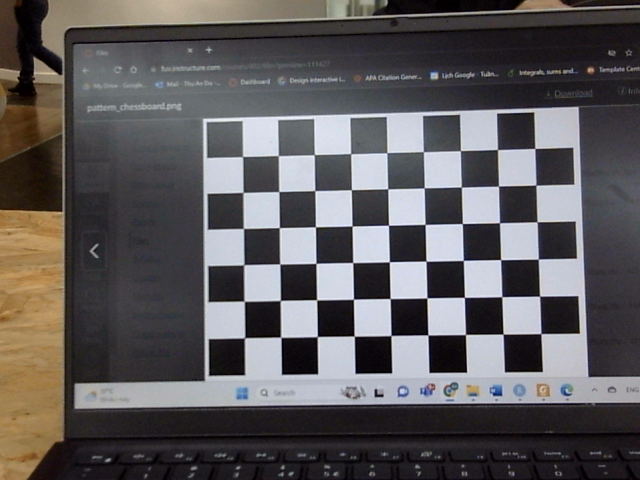
#> input picture images/stereoLeft/image/imageL2.png, 640 x 480 px
$ python disparity_map_demo.py
#> lines starting #> are read from the running program, lines starting #| are printed output that depends on the picture
import cv2
import numpy as np
import matplotlib.pyplot as plt
imgL = cv2.imread('./images/stereoLeft/image/imageL2.png', cv2.IMREAD_GRAYSCALE)
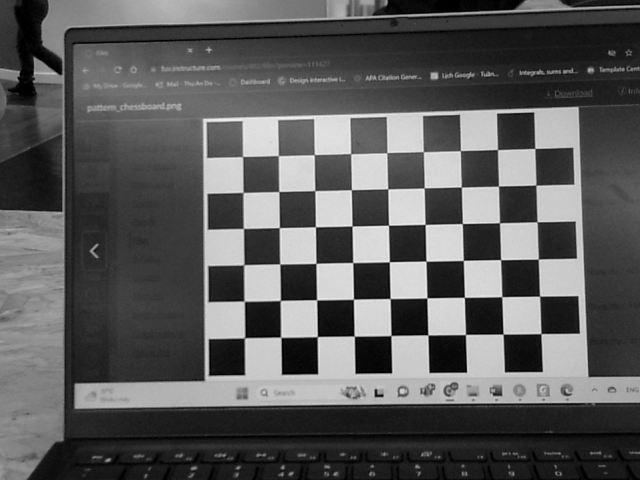
#> imgL: shape (480, 640); min 0, max 241, mean 90.3
imgR = cv2.imread('./images/stereoRight/image/imageR2.png', cv2.IMREAD_GRAYSCALE)
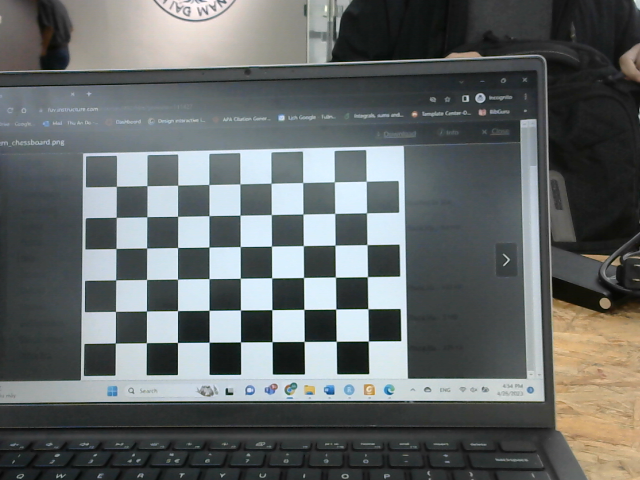
#> input picture images/stereoRight/image/imageR2.png, 640 x 480 px
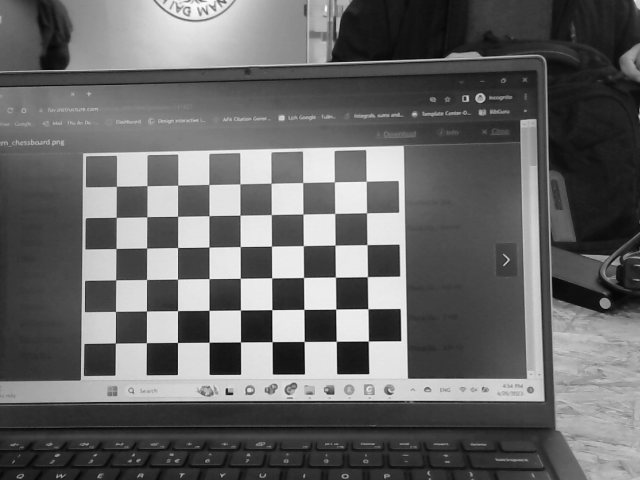
#> imgR: shape (480, 640); min 5, max 255, mean 102.2
print(imgL.shape)
#| (480, 640)
stereo = cv2.StereoBM_create(numDisparities=16, blockSize = 15)
disparity = stereo.compute(imgL, imgR)
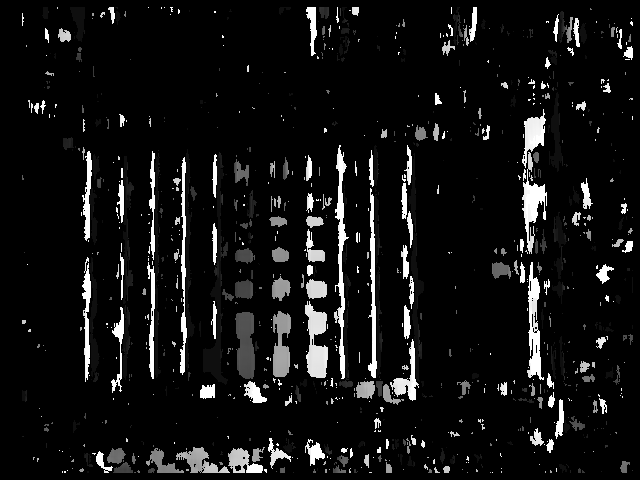
#> disparity: shape (480, 640) int16; min -16, max 240, mean 2.9; drawn with min black and max white
plt.imshow(disparity,'gray')
plt.show()
